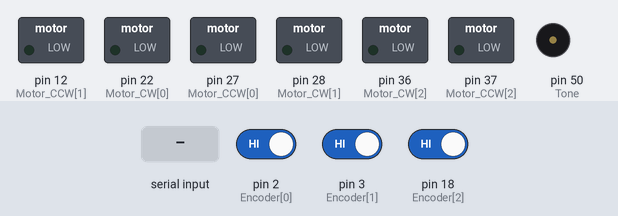
This sketch was run on a simulated Arduino Mega 2560, built with avr-gcc and run on an emulated ATmega2560. On the bench: switched loads named in the sketch (green lamp = pin HIGH), buzzer (waves = sounding). The test bench sets the inputs (shaded band); at power-on: pin 2 (Encoder[0]) HIGH, pin 3 (Encoder[1]) HIGH, pin 18 (Encoder[2]) HIGH. What the sketch prints to the serial monitor is not drawn.

Above: at 19.6 s.
19.7 s: "R90\n" received over Serial
At 20.9 s:
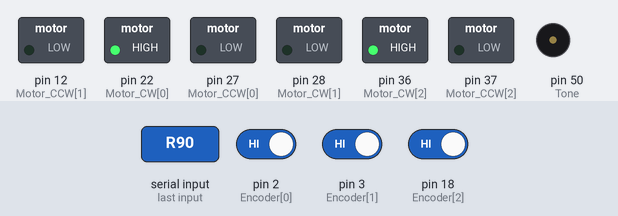
22.7 s: "R,45\n" received over Serial
At 24.2 s:
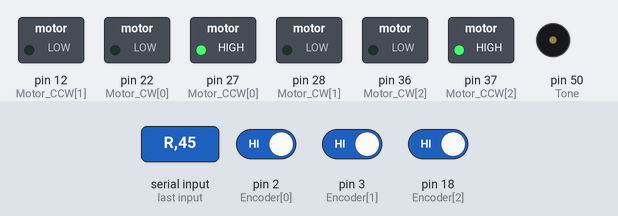
25.7 s: "M90\n" received over Serial
At 26.7 s:
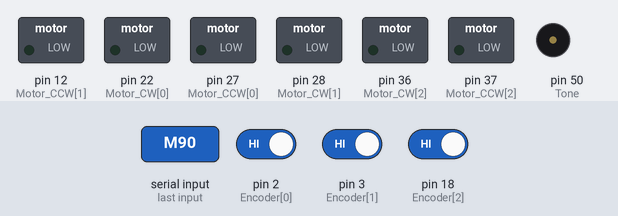
27.5 s: "m\n" received over Serial
At 28.4 s:
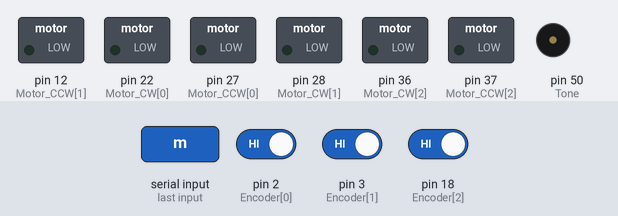
29.3 s: "r90\n" received over Serial
At 30.9 s:
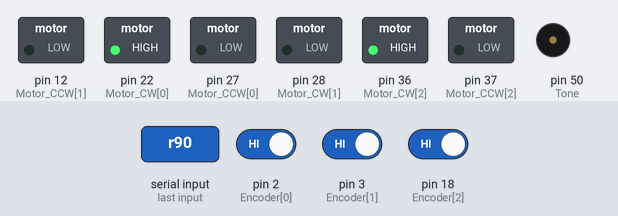
Timing chart, 0 to 32.7 s (numbered marks = the images above; inputs shaded):
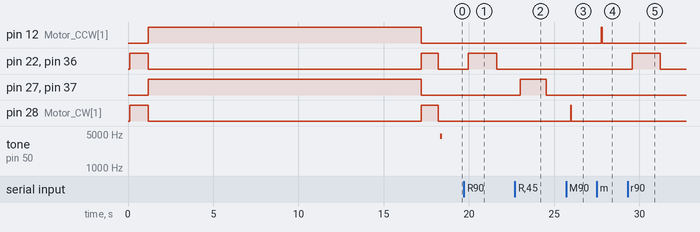

Measured:
- after the input at 19.7 s, pin 22 (Motor_CW[0]), pin 36 (Motor_CW[2]): LOW → HIGH after 0.27 s, → LOW 1.6 s later
- after the input at 22.7 s, pin 27 (Motor_CCW[0]), pin 37 (Motor_CCW[2]): LOW → HIGH after 0.31 s, → LOW 1.5 s later
- after the input at 25.7 s, pin 28 (Motor_CW[1]): LOW → HIGH after 0.26 s, → LOW 0.04 s later
- after the input at 27.5 s, pin 12 (Motor_CCW[1]): LOW → HIGH after 0.27 s, → LOW 0.04 s later
- after the input at 29.3 s, pin 22 (Motor_CW[0]), pin 36 (Motor_CW[2]): LOW → HIGH after 0.28 s, → LOW 1.6 s later

The sketch:

TEST_3DOF.ino
```cpp
#define Motor_L 0
#define Motor_M 1
#define Motor_R 2

#define Buffer_Size 48

#define Motor_Min 0
#define Motor_Max 80
#define delay_time 20

#define Axis_Min 0
#define Axis_Max 255

int Motor_CW[3] = {22,28,36};
int Motor_CCW[3] = {27,12,37};
int Encoder[3] = {2,3,18};
int Tone = 50;

volatile int Encoder_Data[3] = {0,0,0};
volatile int Encoder_Save[3] = {0,0,0};

int Motor_work[3] = {0,0,0};
int Motor_way[3] = {0,0,0};

int AxisRead = 0;
int AxisData[3] = {0,0,0};
char AxisControl = 0;

char buffers[Buffer_Size];
String stringWrite ="";

void setup() {
  // put your setup code here, to run once:
  Serial.begin(2400);
  Serial.flush();

  Serial.println("contacted.");

  delay(100);

  for(char i=0; i<3; i++) {
    pinMode(Motor_CW[i], OUTPUT);
    pinMode(Motor_CCW[i], OUTPUT);
    pinMode(Encoder[i], INPUT);
  }

  Serial.println("settings.");

  Motor_START();

  Serial.println("start.");
  Serial.flush();
}

void loop() {
  // put your main code here, to run repeatedly:

  if(Motor_work[Motor_L] == 1) Motor_Encoder(Motor_L);
  if(Motor_work[Motor_M] == 1) Motor_Encoder(Motor_M);
  if(Motor_work[Motor_R] == 1) Motor_Encoder(Motor_R);

  while(Serial.available()) {
    int index = 0;
    int numChar = Serial.available();

    if(numChar > Buffer_Size) numChar = Buffer_Size;
    while(numChar--) buffers[index++] = Serial.read();

    splitString(buffers);
  }

  Move();
  String_println();
  delay(delay_time);
}
```

Command_String.ino
```cpp
void splitString(char* data) {
  char* parameter;
  parameter = strtok(data, "n");
  while(parameter != NULL) {
    Command(parameter);
    parameter = strtok (NULL, "nn");
  }

  //버퍼 초기화
  for(int x = 0; x < Buffer_Size; x++) {
    buffers[x] = '\0';
  }
  Serial.flush();
}

void String_println() {
  stringWrite = "A";
  stringWrite.concat(Encoder_Data[Motor_L]);
  stringWrite.concat("B");
  stringWrite.concat(Encoder_Data[Motor_M]);
  stringWrite.concat("C");
  stringWrite.concat(Encoder_Data[Motor_R]);
  stringWrite.concat("L");
  stringWrite.concat(map(AxisData[Motor_L], Axis_Min, Axis_Max, Motor_Min, Motor_Max));
  stringWrite.concat("M");
  stringWrite.concat(map(AxisData[Motor_M], Axis_Min, Axis_Max, Motor_Min, Motor_Max));
  stringWrite.concat("R");
  stringWrite.concat(map(AxisData[Motor_R], Axis_Min, Axis_Max, Motor_Min, Motor_Max));
  stringWrite.concat(AxisControl);

  Serial.print(stringWrite + "\n");

  stringWrite="";
}

void Command(char* data) {
  if((data[0] == 'L') || (data[0] == 'l')) {
    AxisRead = strtol(data+1, NULL, 10);
    AxisRead = constrain(AxisRead, 0, 255);

    AxisData[Motor_L] = AxisRead;
  }

  if((data[0] == 'R') || (data[0] == 'r')) {
    AxisRead = strtol(data+1, NULL, 10);
    AxisRead = constrain(AxisRead, 0, 255);

    AxisData[Motor_R] = AxisRead;
  }

  if((data[0] == 'M') || (data[0] == 'm')) {
    AxisRead = strtol(data+1, NULL, 10);
    AxisRead = constrain(AxisRead, 0, 255);

    AxisData[Motor_M] = AxisRead;
  }

  if((data[0] == 'V') || (data[0] == 'v')) AxisControl = 0;
  if((data[0] == 'W') || (data[0] == 'w')) AxisControl = 'w';
  if((data[0] == 'X') || (data[0] == 'x')) AxisControl = 'x';
  if((data[0] == 'Y') || (data[0] == 'y')) AxisControl = 'y';
  if((data[0] == 'Z') || (data[0] == 'z')) AxisControl = 'z';
}

void Move(){
  if((AxisControl == 'w') || (AxisControl == 'x') || (AxisControl == 'y') || (AxisControl == 'z')) {
    if(AxisControl == 'w') Motor_START();
    if(AxisControl == 'x') Motor_FULLUP();
    if(AxisControl == 'y') Motor_FULLDW();
    if(AxisControl == 'z') Motor_RST();
  }else {
    if(map(AxisData[Motor_M], Axis_Min, Axis_Max, Motor_Min, Motor_Max) > Encoder_Data[Motor_M]) Motor_UP(Motor_M);
    if(map(AxisData[Motor_M], Axis_Min, Axis_Max, Motor_Min, Motor_Max) < Encoder_Data[Motor_M]) Motor_DW(Motor_M);
    if(map(AxisData[Motor_M], Axis_Min, Axis_Max, Motor_Min, Motor_Max) == Encoder_Data[Motor_M]) Motor_ST(Motor_M);

    if(map(AxisData[Motor_R], Axis_Min, Axis_Max, Motor_Min, Motor_Max) > Encoder_Data[Motor_L]) Motor_UP(Motor_L);
    if(map(AxisData[Motor_R], Axis_Min, Axis_Max, Motor_Min, Motor_Max) < Encoder_Data[Motor_L]) Motor_DW(Motor_L);
    if(map(AxisData[Motor_R], Axis_Min, Axis_Max, Motor_Min, Motor_Max) == Encoder_Data[Motor_L]) Motor_ST(Motor_L);

    if(map(AxisData[Motor_R], Axis_Min, Axis_Max, Motor_Min, Motor_Max) > Encoder_Data[Motor_R]) Motor_UP(Motor_R);
    if(map(AxisData[Motor_R], Axis_Min, Axis_Max, Motor_Min, Motor_Max) < Encoder_Data[Motor_R]) Motor_DW(Motor_R);
    if(map(AxisData[Motor_R], Axis_Min, Axis_Max, Motor_Min, Motor_Max) == Encoder_Data[Motor_R]) Motor_ST(Motor_R);
  }
}
```

Motor_Encoder.ino
```cpp
void Motor_Encoder(int PORT) {
  if(digitalRead(Encoder[PORT]) == HIGH) {
    if(Motor_way[PORT] == 1) Encoder_Data[PORT]++;
    else if(Motor_way[PORT] == -1) Encoder_Data[PORT]--;
  }

  if(Encoder_Data[PORT] < Motor_Min) {
    Encoder_Data[PORT] = Motor_Min;
    Motor_ST(PORT);
  }

  if(Encoder_Data[PORT] > Motor_Max) {
    Encoder_Data[PORT] = Motor_Max;
    Motor_ST(PORT);
  }

  Encoder_Save[PORT] = Encoder_Data[PORT];
}

void Motor_UP(int PORT){
  Encoder_Data[PORT] = Encoder_Save[PORT];
  Motor_work[PORT] = 1;
  Motor_way[PORT] = 1;

  digitalWrite(Motor_CW[PORT], HIGH);
  digitalWrite(Motor_CCW[PORT], LOW);
}

void Motor_ST(int PORT){
  Motor_work[PORT] = 0;
  Motor_way[PORT] = 1;

  digitalWrite(Motor_CW[PORT], LOW);
  digitalWrite(Motor_CCW[PORT], LOW);
}

void Motor_DW(int PORT){
  Encoder_Data[PORT] = Encoder_Save[PORT];
  Motor_work[PORT] = 1;
  Motor_way[PORT] = -1;

  digitalWrite(Motor_CW[PORT], LOW);
  digitalWrite(Motor_CCW[PORT], HIGH);
}

void Motor_FULLUP(){
  for(char i=0; i<3; i++) {
    Motor_way[i] = 0;
    digitalWrite(Motor_CW[i], HIGH);
    digitalWrite(Motor_CCW[i], LOW);
  }
  Serial.flush();
}

void Motor_FULLDW(){
  for(char i=0; i<3; i++) {
     Motor_way[i] = 0;
    digitalWrite(Motor_CW[i], LOW);
    digitalWrite(Motor_CCW[i], HIGH);
  }
  Serial.flush();
}

void Motor_RST(){
  for(char i=0; i<3; i++) {
    Encoder_Data[i] = 0;
    Encoder_Save[i] = 0;
    Motor_work[i] = 0;
    Motor_way[i] = 0;
    digitalWrite(Motor_CW[i], LOW);
    digitalWrite(Motor_CCW[i], LOW);
    digitalWrite(Encoder[i], HIGH);
  }
  Serial.flush();
}

void Motor_START(){
  Serial.println("Motor RESET");
  Motor_FULLUP();
  delay(1000);

  Motor_FULLDW();
  delay(16000);

  Motor_FULLUP();
  delay(1000);

  Serial.println("Encoder RESET");
  Motor_RST();
  for(char i=0; i<3; i++) {
    AxisData[i] = 0;
  }

  Serial.println("Serial RESET");
  AxisControl = 0;
  Serial.flush();

  tone(Tone, 4444);
  delay(100);
  noTone(Tone);
}
```
